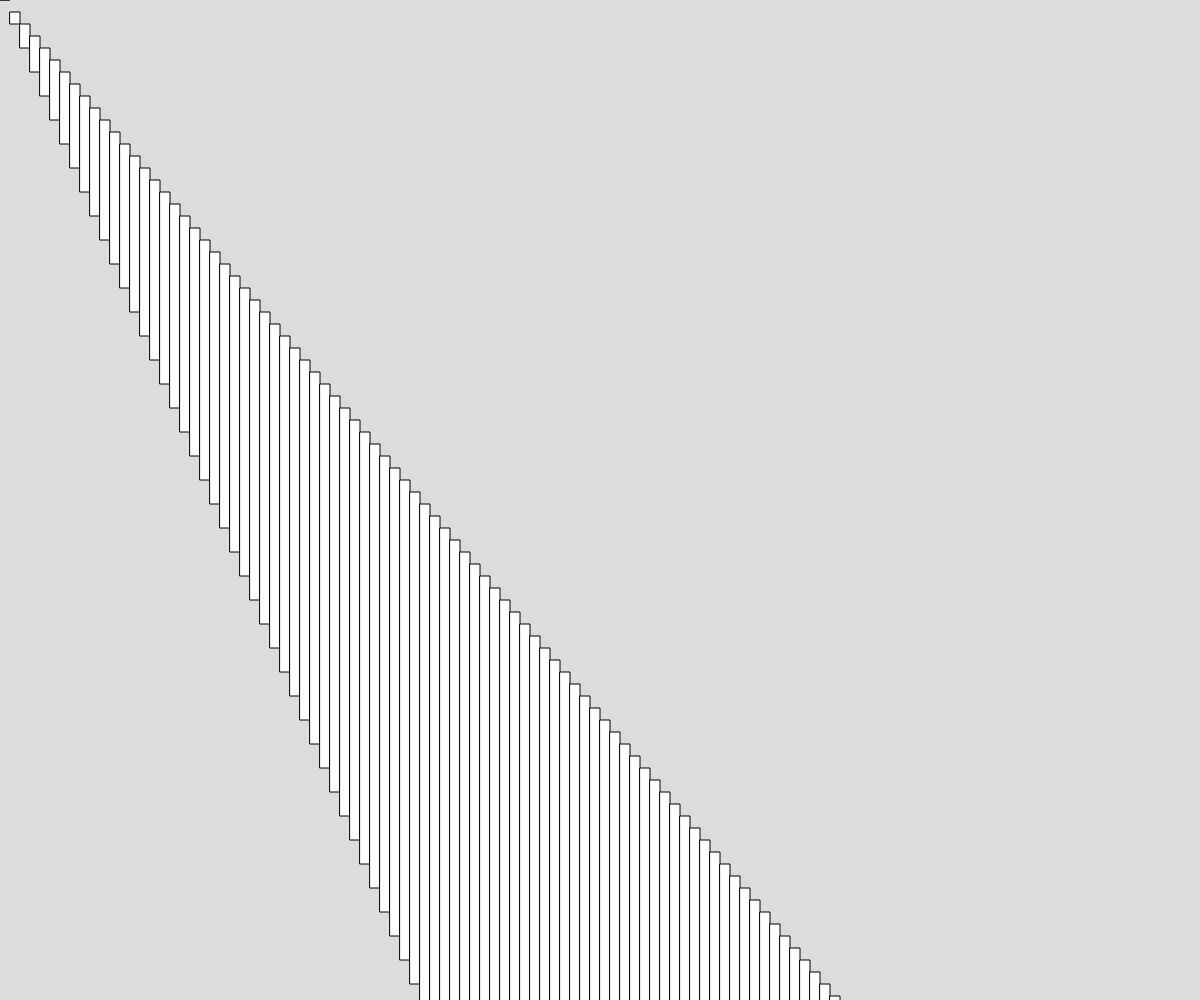
Frame 1 (no input)
Frame 60 (no input): identical to frame 1, image omitted
Frame 120 (the mouse pressed at the canvas centre since frame 60): identical to frame 1, image omitted

The p5.js sketch that drew this single still picture (run headless with seeded random() and noise() and a simulated clock; from frame 60 on, the mouse is pressed at the canvas centre):

// p5.js sketch
// ── sketch.js
// Perlin Noise Project (Terrain Generation)
// Hyunjin Wang
// 10/1/2026

let Height = 0; let Width = 0;
let ySpeed = 0; let yTime = 0;

async function setup() {
  createCanvas(windowWidth, windowHeight);
}

function draw() {
  background(220);
  generateTerrain();
}

function generateTerrain() {
  for (let x = 0; x < width; x += 10) {
    let y = noise(Height);
    y = map(x, 0, height, 0, width);
    rect(x, y, 10, y);
  }


}

function keyPressed() {

}
